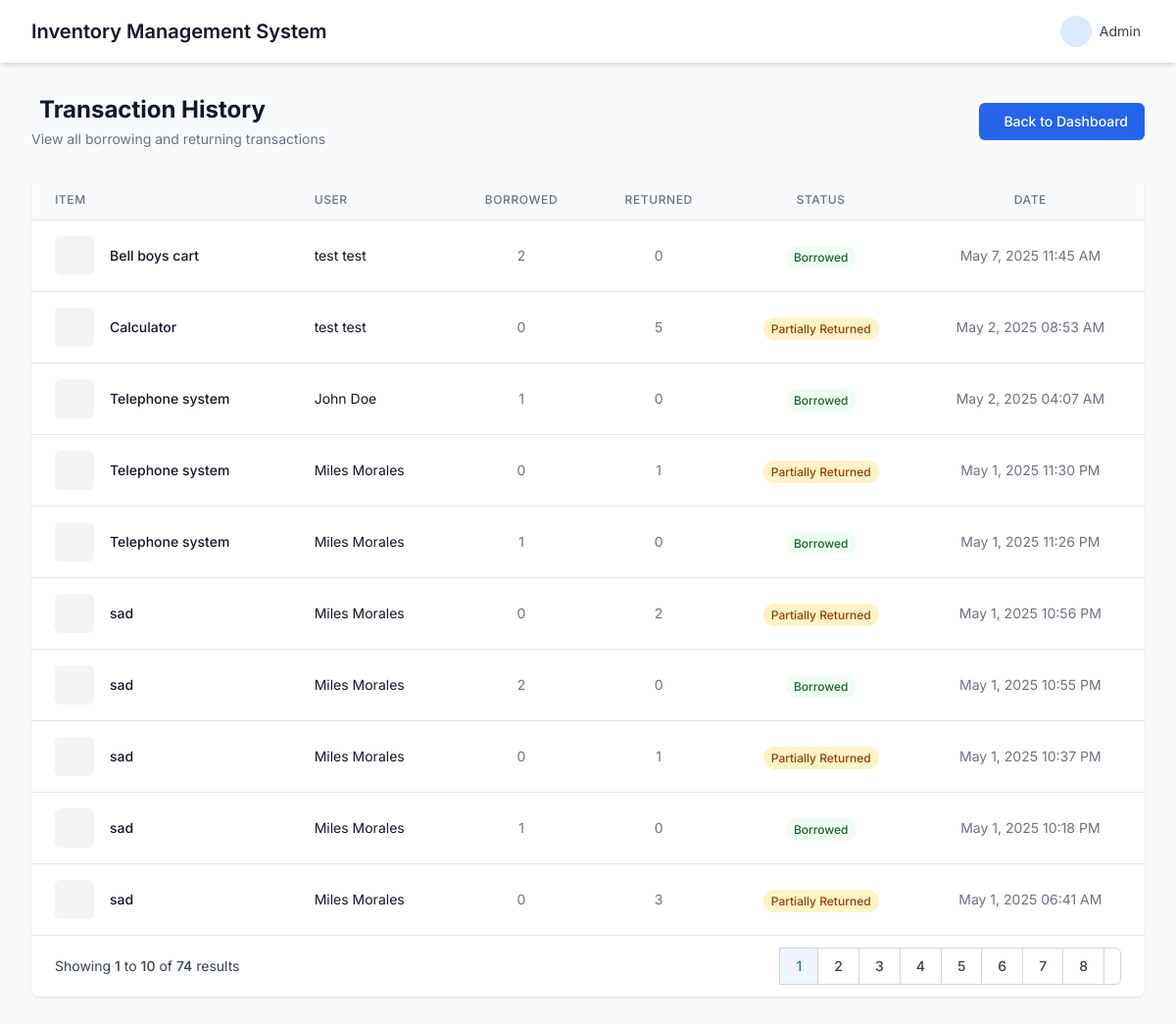
Page /dashboard/view_transactions.php (signed in) on the committed database.
### tables this page shows
CREATE TABLE `transactions` (
  `transaction_id` int(11) NOT NULL,
  `user_id` int(11) NOT NULL,
  `item_id` int(11) NOT NULL,
  `borrowed_quantity` int(11) NOT NULL,
  `returned_quantity` int(11) DEFAULT 0,
  `status` enum('Borrowed','Returned') NOT NULL,
  `transaction_date` timestamp NOT NULL DEFAULT current_timestamp(),
  `transaction_type` enum('borrow','return') NOT NULL
);

CREATE TABLE `items` (
  `id` int(11) NOT NULL,
  `name` varchar(255) DEFAULT NULL,
  `sub_category` varchar(50) NOT NULL,
  `quantity` varchar(255) DEFAULT NULL,
  `available_quantity` varchar(255) DEFAULT NULL,
  `description` text DEFAULT NULL,
  `department` varchar(255) DEFAULT NULL,
  `created_at` timestamp NOT NULL DEFAULT current_timestamp(),
  `borrowed_quantity` int(11) DEFAULT 0,
  `borrowed` int(11) DEFAULT 0,
  `returned` int(11) DEFAULT 0,
  `remarks` text DEFAULT NULL,
  `unit` varchar(255) NOT NULL DEFAULT 'unit',
  `main_category_id` int(11) NOT NULL DEFAULT 1
);

### dashboard/view_transactions.php (the view, shortened to what this page needs)
<?php
require_once "../config/database.php";
$transactions = [];
$limit = 10;
$total = 0;
$pages = 1;
$page = isset($_GET['page']) ? (int)$_GET['page'] : 1;
$start = ($page - 1) * $limit;
try {
    $query = "SELECT t.transaction_id, i.name AS item_name, CONCAT(u.first_name, ' ', u.last_name) AS user_name,
                 t.borrowed_quantity, t.returned_quantity, t.transaction_date
          FROM transactions t
          JOIN items i ON t.item_id = i.id
          JOIN users u ON t.user_id = u.id
          ORDER BY t.transaction_date DESC
          LIMIT ?, ?";
    $stmt = $conn->prepare($query);
    $stmt->bindValue(1, $start, PDO::PARAM_INT);
    $stmt->bindValue(2, $limit, PDO::PARAM_INT);
    $stmt->execute();
    $transactions = $stmt->fetchAll(PDO::FETCH_ASSOC);
    $countQuery = "SELECT COUNT(*) FROM transactions";
    $countStmt = $conn->prepare($countQuery);
    $countStmt->execute();
    $total = $countStmt->fetchColumn();
    $pages = ceil($total / $limit);
} catch (PDOException $e) {
    $_SESSION['error'] = "Failed to load transactions: " . $e->getMessage();
    error_log("Database Error: " . $e->getMessage());
    $transactions = [];
}
?>
<!DOCTYPE html>
<html lang="en">
<head>
    <script src="https://cdn.tailwindcss.com"></script>
    <link href="https://cdn.jsdelivr.net/npm/remixicon@3.5.0/fonts/remixicon.css" rel="stylesheet">
</head>
<body class="bg-gray-50 min-h-screen">
<nav class="bg-white shadow-md">
    <div class="max-w-7xl mx-auto px-4 sm:px-6 lg:px-8">
        <div class="flex justify-between h-16">
            <div class="flex items-center">
                <div class="flex-shrink-0 flex items-center">
                    <span class="text-xl font-semibold text-gray-900">Inventory Management System</span>
                </div>
            </div>
            <div class="hidden sm:ml-6 sm:flex sm:items-center">
                <div class="ml-3 relative">
                    <div>
                        <button id="user-menu" class="flex items-center text-sm rounded-full focus:outline-none focus:ring-2 focus:ring-offset-2 focus:ring-blue-500">
                            <div class="h-8 w-8 rounded-full bg-blue-100 flex items-center justify-center text-blue-600">
                            </div>
                            <span class="ml-2 text-gray-700">Admin</span>
                        </button>
                    </div>
                </div>
            </div>
        </div>
    </div>
</nav>
<div class="max-w-7xl mx-auto px-4 sm:px-6 lg:px-8 py-8">
    <div class="mb-8 flex flex-col md:flex-row md:items-center md:justify-between">
        <div class="mb-4 md:mb-0">
            <h1 class="text-2xl font-bold text-gray-900">
            <i class="ri-list-check-2 mr-2 text-blue-500"></i>Transaction History</h1>
            <p class="mt-1 text-sm text-gray-500">View all borrowing and returning transactions</p>
        </div>
        <a href="admin_requests.php" class="inline-flex items-center px-4 py-2 border border-transparent text-sm font-medium rounded-md shadow-sm text-white bg-blue-600 hover:bg-blue-700 focus:outline-none focus:ring-2 focus:ring-offset-2 focus:ring-blue-500">
            <i class="ri-arrow-left-line mr-2"></i> Back to Dashboard
        </a>
    </div>
    <div class="bg-white shadow rounded-lg overflow-hidden">
        <div class="overflow-x-auto">
            <table class="min-w-full divide-y divide-gray-200">
                <thead class="bg-gray-50">
                    <tr>
                        <th scope="col" class="px-6 py-3 text-left text-xs font-medium text-gray-500 uppercase tracking-wider">Item</th>
                        <th scope="col" class="px-6 py-3 text-left text-xs font-medium text-gray-500 uppercase tracking-wider">User</th>
                        <th scope="col" class="px-6 py-3 text-center text-xs font-medium text-gray-500 uppercase tracking-wider">Borrowed</th>
                        <th scope="col" class="px-6 py-3 text-center text-xs font-medium text-gray-500 uppercase tracking-wider">Returned</th>
                        <th scope="col" class="px-6 py-3 text-center text-xs font-medium text-gray-500 uppercase tracking-wider">Status</th>
                        <th scope="col" class="px-6 py-3 text-center text-xs font-medium text-gray-500 uppercase tracking-wider">Date</th>
                    </tr>
                </thead>
                <tbody class="bg-white divide-y divide-gray-200">
                    <?php if (count($transactions) > 0): ?>
                        <?php foreach ($transactions as $transaction): ?>
                            <tr class="hover:bg-gray-50">
                                <td class="px-6 py-4 whitespace-nowrap">
                                    <div class="flex items-center">
                                        <div class="flex-shrink-0 h-10 w-10 bg-gray-100 rounded-md flex items-center justify-center">
                                        </div>
                                        <div class="ml-4">
                                            <div class="text-sm font-medium text-gray-900"><?= htmlspecialchars($transaction['item_name']) ?></div>
                                        </div>
                                    </div>
                                </td>
                                <td class="px-6 py-4 whitespace-nowrap">
                                    <div class="text-sm text-gray-900"><?= htmlspecialchars($transaction['user_name']) ?></div>
                                </td>
                                <td class="px-6 py-4 whitespace-nowrap text-center text-sm text-gray-500">
                                    <?= htmlspecialchars($transaction['borrowed_quantity']) ?>
                                </td>
                                <td class="px-6 py-4 whitespace-nowrap text-center text-sm text-gray-500">
                                    <?= htmlspecialchars($transaction['returned_quantity']) ?>
                                </td>
                                <td class="px-6 py-4 whitespace-nowrap text-center">
                                    <?php
                                    $status = 'Pending';
                                    $statusClass = 'status-pending';
                                    if ($transaction['returned_quantity'] == $transaction['borrowed_quantity']) {
                                        $status = 'Returned';
                                        $statusClass = 'status-returned';
                                    } elseif ($transaction['returned_quantity'] > 0) {
                                        $status = 'Partially Returned';
                                        $statusClass = 'status-pending';
                                    } else {
                                        $status = 'Borrowed';
                                        $statusClass = 'status-borrowed';
                                    }
                                    ?>
                                    <span class="px-2 py-1 text-xs font-medium rounded-full <?= $statusClass ?>">
                                        <?= $status ?>
                                    </span>
                                </td>
                                <td class="px-6 py-4 whitespace-nowrap text-center text-sm text-gray-500">
                                    <?= date('M j, Y h:i A', strtotime($transaction['transaction_date'])) ?>
                                </td>
                            </tr>
                        <?php endforeach; ?>
                    <?php endif; ?>
                </tbody>
            </table>
        </div>
        <?php if ($pages > 1): ?>
            <div class="bg-white px-4 py-3 flex items-center justify-between border-t border-gray-200 sm:px-6">
                <div class="hidden sm:flex-1 sm:flex sm:items-center sm:justify-between">
                    <div>
                        <p class="text-sm text-gray-700">
                            Showing <span class="font-medium"><?= $start + 1 ?></span> to
                            <span class="font-medium"><?= min($start + $limit, $total) ?></span> of
                            <span class="font-medium"><?= $total ?></span> results
                        </p>
                    </div>
                    <div>
                        <nav class="relative z-0 inline-flex rounded-md shadow-sm -space-x-px" aria-label="Pagination">
                            <?php for ($i = 1; $i <= $pages; $i++): ?>
                                <a href="?page=<?= $i ?>"
                                   class="relative inline-flex items-center px-4 py-2 border border-gray-300 text-sm font-medium <?= $i === $page ? 'z-10 bg-blue-50 border-blue-500 text-blue-600' : 'bg-white text-gray-700 hover:bg-gray-50' ?>">
                                    <?= $i ?>
                                </a>
                            <?php endfor; ?>
                            <?php if ($page < $pages): ?>
                                <a href="?page=<?= $page + 1 ?>"
                                   class="relative inline-flex items-center px-2 py-2 rounded-r-md border border-gray-300 bg-white text-sm font-medium text-gray-500 hover:bg-gray-50">
                                </a>
                            <?php endif; ?>
                        </nav>
                    </div>
                </div>
            </div>
        <?php endif; ?>
    </div>
</div>
</body>
</html>

### dashboard/view_transactions.php (style rules this page uses)
body { font-family: 'Inter', sans-serif; }
.status-borrowed { background-color: #f0fdf4; color: #166534; }
.status-pending { background-color: #fef3c7; color: #92400e; }

### rows in the picture
transactions: item.name "Bell boys cart", user_name "test test", borrowed_quantity "2", returned_quantity "0", status "Borrowed", transaction_date "May 7, 2025 11:45 AM"
transactions: item.name "Calculator", user_name "test test", borrowed_quantity "0", returned_quantity "5", status "Partially Returned", transaction_date "May 2, 2025 08:53 AM"
transactions: item.name "Telephone system", user_name "John Doe", borrowed_quantity "1", returned_quantity "0", status "Borrowed", transaction_date "May 2, 2025 04:07 AM"
transactions: item.name "Telephone system", user_name "Miles Morales", borrowed_quantity "0", returned_quantity "1", status "Partially Returned", transaction_date "May 1, 2025 11:30 PM"
transactions: item.name "Telephone system", user_name "Miles Morales", borrowed_quantity "1", returned_quantity "0", status "Borrowed", transaction_date "May 1, 2025 11:26 PM"
transactions: item.name "sad", user_name "Miles Morales", borrowed_quantity "0", returned_quantity "2", status "Partially Returned", transaction_date "May 1, 2025 10:56 PM"
transactions: item.name "sad", user_name "Miles Morales", borrowed_quantity "2", returned_quantity "0", status "Borrowed", transaction_date "May 1, 2025 10:55 PM"
transactions: item.name "sad", user_name "Miles Morales", borrowed_quantity "0", returned_quantity "1", status "Partially Returned", transaction_date "May 1, 2025 10:37 PM"
transactions: item.name "sad", user_name "Miles Morales", borrowed_quantity "1", returned_quantity "0", status "Borrowed", transaction_date "May 1, 2025 10:18 PM"
transactions: item.name "sad", user_name "Miles Morales", borrowed_quantity "0", returned_quantity "3", status "Partially Returned", transaction_date "May 1, 2025 06:41 AM"

### other values in the picture
$start + 1 "1"
min($start + $limit, $total) "10"
$total "74"
